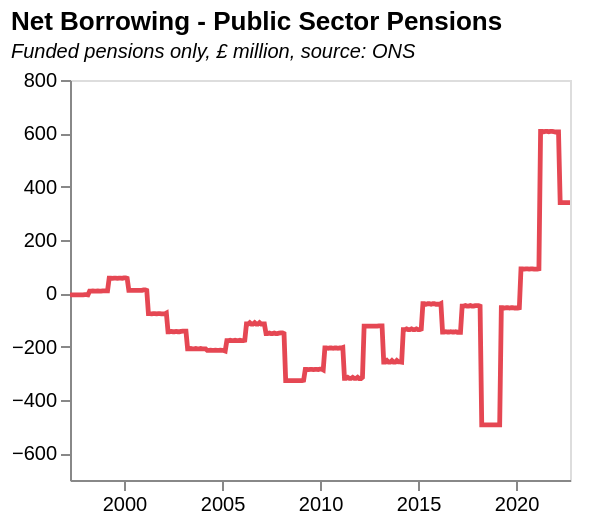

Source (Vega-Lite JSON):
### Vega-Lite specification from a JSON file in a GitHub repository (floating-point values rounded to 4 significant figures; data arrays with more than 128 entries replaced by an {"elided": "..."} marker saying what was removed)
{"$schema": "https://vega.github.io/schema/vega-lite/v5.json", "title": {"text": "Net Borrowing - Public Sector Pensions", "subtitle": "Funded pensions only, £ million, source: ONS", "subtitleFontStyle": "italic", "subtitleFontSize": 10, "anchor": "start", "color": "black"}, "width": 250, "height": 200, "mark": {"type": "line", "color": "#e54753", "strokeWidth": 2.4, "opacity": 1}, "data": {"values": {"elided": "307 records"}}, "transform": [{"calculate": "year(datum.date)", "as": "year"}, {"filter": "datum.year>=minYear"}, {"filter": "datum.year<=maxYear"}], "params": [{"name": "minYear", "value": 1997, "bind": {"input": "range", "min": 1997, "max": 2022, "step": 1, "name": "Start year:"}}, {"name": "maxYear", "value": 2022, "bind": {"input": "range", "min": 1997, "max": 2022, "step": 1, "name": "End year:"}}], "encoding": {"x": {"field": "date", "type": "temporal", "title": null, "axis": {"title": "", "grid": false, "ticks": true}}, "y": {"field": "value", "type": "quantitative", "axis": {"title": "", "grid": false, "ticks": true}, "scale": {"domain": [-700, 800]}}}}
